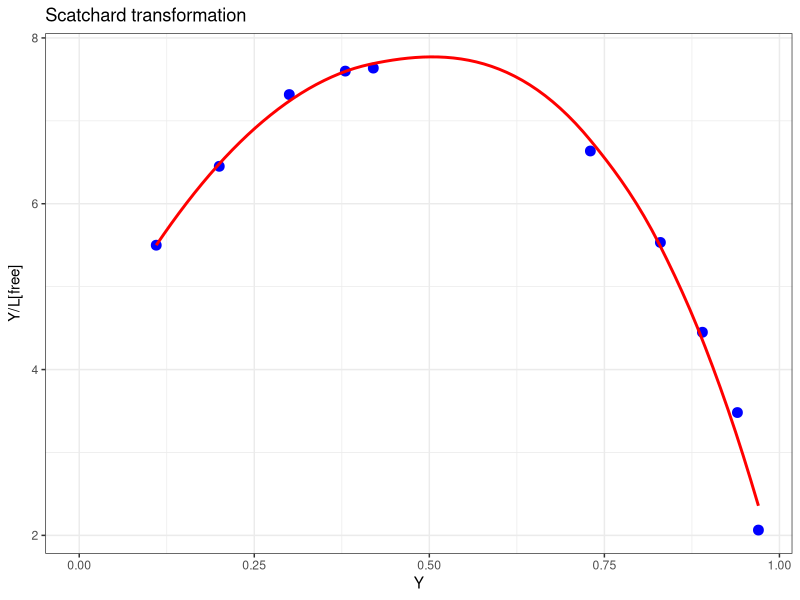
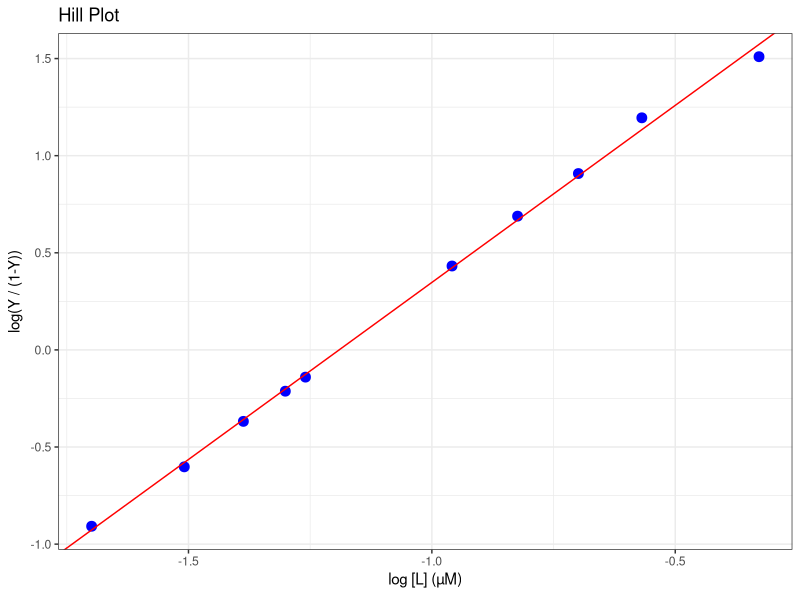

The R script that drew these images, in order:
# Author: Michael Jaggi
# Course: BCH 306 - Part "Binding equilibria and ITC" (Jelezarov)

# Load necessary libraries
library(minpack.lm)
library(ggplot2)

# Load data from EX4_FABP_COOP.xlsx
Free_Ligand <- c(0.00, 0.02, 0.031, 0.041, 0.05, 0.055, 0.11, 0.15, 0.2, 0.27, 0.47) # in uM
Rel_Degree_Saturation <- c(0.00, 0.11, 0.2, 0.3, 0.38, 0.42, 0.73, 0.83, 0.89, 0.94, 0.97)
Ratio <- Rel_Degree_Saturation/Free_Ligand

# Combine data into a data frame
data <- data.frame(Free_Ligand, Rel_Degree_Saturation, Ratio)

# Plotting the binding curve
p1 <- ggplot(data, aes(x = Rel_Degree_Saturation, y = Ratio)) +
      geom_point(size = 3, color = "blue") +
      geom_smooth(method = "loess", color = "red", se = FALSE)  +
      labs(title = "Scatchard transformation",
          x = "Y",
          y = expression("Y/L[free]")) +
      theme_bw()

print(p1)

data <- data.frame(Free_Ligand, Rel_Degree_Saturation, Ratio)

# Fit the Scatchard transformation (Y / [L] vs Y)
scatchard_fit <- lm(Ratio ~ Rel_Degree_Saturation, data = data)

# Extract Kd from Scatchard plot
Kd1 <- -1 / coef(scatchard_fit)[2]  # Kd from the slope of the first event
cat("Kd (First Binding Event):", Kd1, "µM\n")

# Assuming two binding sites with cooperativity
# Solve for alpha using known relations
Kd2 <- Kd1 * 0.5  # Assuming stronger binding to the second site
alpha <- Kd2 / Kd1
cat("Cooperativity Factor (α):", alpha, "\n")

# Hill Plot Calculation
# Calculate fractional saturation Y
Y <- Rel_Degree_Saturation

# Prevent log(0) errors
Free_Ligand[Free_Ligand == 0] <- NA  # Avoid log(0)
Y[Y == 0] <- NA  # Avoid log(0)
hill_data <- data.frame(logL = log10(Free_Ligand), logY = log10(Y / (1 - Y)))

# Fit Hill Equation
hill_fit <- lm(logY ~ logL, data = hill_data, na.action = na.exclude)
nH <- coef(hill_fit)[2]  # Hill coefficient
cat("Hill Coefficient (nH):", nH, "\n")

p2 <- ggplot(hill_data, aes(x = logL, y = logY)) +
  geom_point(size = 3, color = "blue") +
  geom_abline(intercept = coef(hill_fit)[1], slope = coef(hill_fit)[2], color = "red") +
  labs(title = "Hill Plot",
       x = expression("log [L] (µM)"),
       y = expression("log(Y / (1-Y))")) +
  theme_bw()

print(p2)
